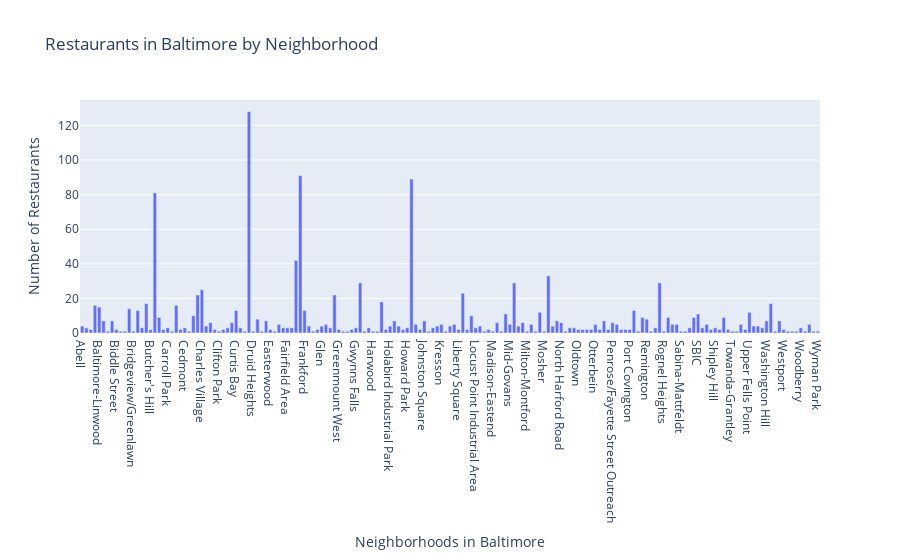

This figure's notebook cell:
### Code cell
# Plot of number of restaurants by neighborhood name
Plot1

### Figure 1 — Plotly figure (JSON) as saved in the notebook; plotly's stock layout.template omitted (floating-point values rounded to 4 significant figures; data arrays with more than 128 entries replaced by an {"elided": "..."} marker saying what was removed)
{"data": [{"alignmentgroup": "True", "hoverlabel": {"namelength": 0}, "hovertemplate": "Neighborhoods in Baltimore=%{x}<br>Number of Restaurants=%{y}", "legendgroup": "", "marker": {"color": "#636efa"}, "name": "", "offsetgroup": "", "orientation": "v", "showlegend": false, "textposition": "auto", "type": "bar", "x": {"elided": "173 str values"}, "xaxis": "x", "y": {"elided": "173 int values"}, "yaxis": "y"}], "layout": {"barmode": "relative", "legend": {"tracegroupgap": 0}, "title": {"text": "Restaurants in Baltimore by Neighborhood"}, "xaxis": {"anchor": "y", "domain": [0, 1], "title": {"text": "Neighborhoods in Baltimore"}}, "yaxis": {"anchor": "x", "domain": [0, 1], "title": {"text": "Number of Restaurants"}}}}
